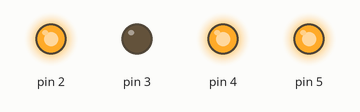
Bench run of a sketch on a simulated Arduino Uno, built with avr-gcc and run on an emulated ATmega328P. Parts: output pins drawn as LEDs (lit = HIGH).

Above: at 0.1 s.
Timing chart, 0 to 1.6 s (numbered marks = the images above):
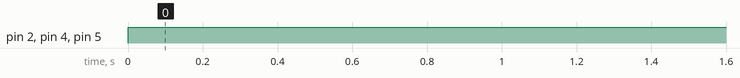

The sketch:

simple_program_just_for_relay.ino
```cpp
unsigned long t=millis();//period start timer
const unsigned long e7=10000000;//exponent e^7
const unsigned long h18=6.48*e7,h12=4.32*e7,h24=8.64*e7,h1=0.36*e7;//times in milliseconds
unsigned long tp;//time passed since a last 24 hour period

void setup()
{
  for(int i=2;i<=5;i++)pinMode(i,OUTPUT);
}

void loop()
{
  tp=millis()-t;
  if(tp<h18 and tp>=0)digitalWrite(2,HIGH);//LEDs 18/6
  if(tp<h24 and tp>=h18)digitalWrite(2,LOW);

  if((tp>=0 and tp<h1)or(tp>=h1*6 and tp<h1*7)or(tp>=h1*12 and tp<h1*13)or(tp>=h1*18 and tp<h1*19))digitalWrite(3,LOW);//inner fan#1 is on
  else digitalWrite(3,HIGH);//inner fan is off

  digitalWrite(4,HIGH);//outer fan#2 is on

  digitalWrite(5,HIGH);//empty relay, turn it off (switched off relays means that previous 3 circuits are shorted)

  if(tp>=h24)t=millis();
}
```

Measured:
- by itself, pin 2, pin 4, pin 5: LOW → HIGH at 0.00 s
